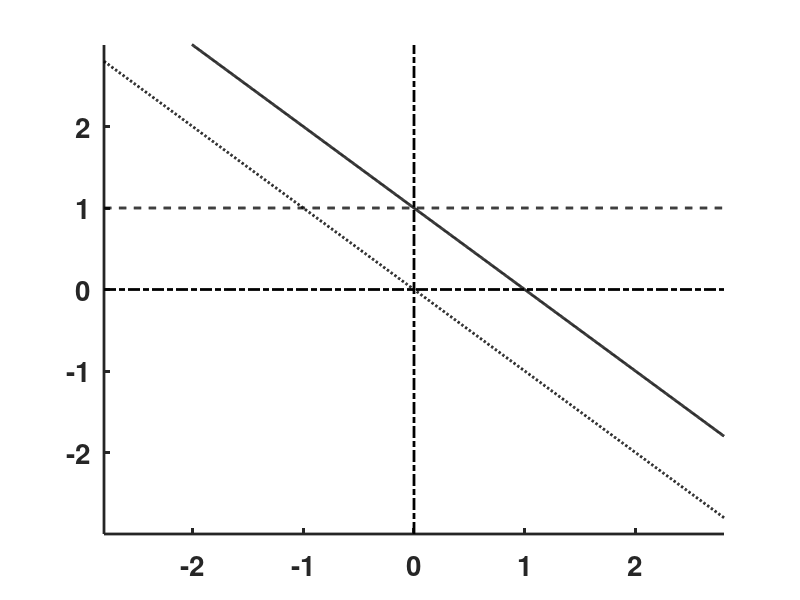

MATLAB code to generate this figure: (Note: this script raises an error after producing the figure.)
clear;  figure('Position',[100 100 400 400],'Color',[1 1 1]); clf;  hold on; 

xy=[-2.8 2.8 -3 3];
xx=linspace(-2.8,2.8,1000);  ym1=-xx;  
h(1)=plot(xx,ym1,'k:','LineWidth',2)
ym1=xx*0+1;  
h(2)=plot(xx,ym1,'k--','LineWidth',2)
ym1=xx*0+1-xx;  
h(3)=plot(xx,ym1,'k','LineWidth',2)
set(gca,'LineWidth',2); 
axis(xy); axis manual;
plot([xy(1) xy(2)],[0 0],'k-.','LineWidth',2);
plot([0 0],[xy(3) xy(4)],'k-.','LineWidth',2);
set(gca,'XTick',[-2 -1 0 1 2],'YTick',[-2 -1 0 1 2],'FontSize',20,'FontWeight','bold');

%assign labels for handles
g=legend(h,'f_{1}(x) = -x','f_{2}(x) = 1','f_{1}(x) + f_{2}(x)',3);
set(g,'Color','none')
%export to eps (change path and file name accordingly)
 print('-depsc2',sprintf('C:\\Documents and Settings\\ajay\\Desktop\\BootCampFig_1203\\BC_2003\\matlab\\fig16a'));
